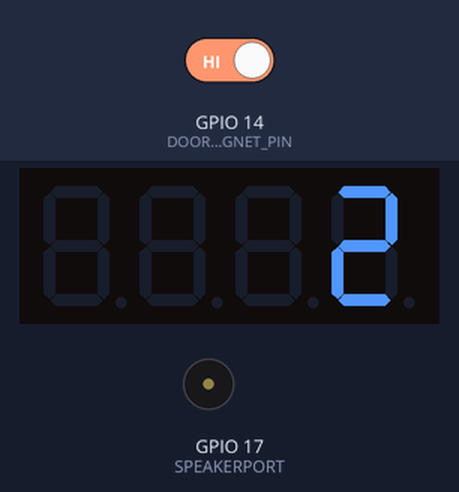
A program run on a simulated Raspberry Pi (BCM pin numbers). On the bench: 4-digit seven-segment display, buzzer (waves = sounding). Inputs (shaded band) come from the test bench; at power-on: GPIO 14 (DOOR_MAGNET_PIN) HIGH. The clock reads 2024-03-15 10:24:30 at power-on unless the program sets it; library files of the repository ran but are not shown: tm1637.py; what the program prints to the terminal is not drawn.

Above: at 2.3 s.
2.4 s: GPIO 14 (DOOR_MAGNET_PIN) driven LOW
At 2.99 s:
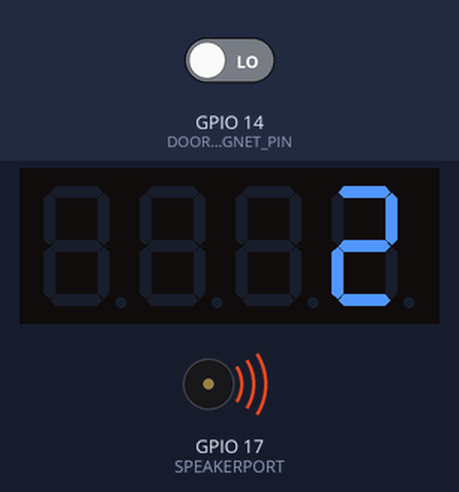
At 5.2 s:
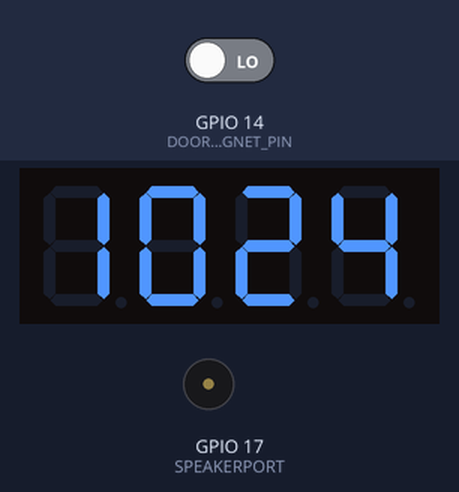
Timing chart, 0 to 6.7 s (numbered marks = the images above; inputs shaded):
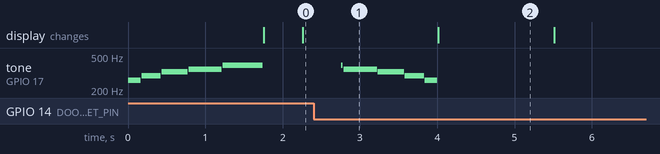

Measured:
- after the input at 2.4 s, tone on GPIO 17 (SPEAKERPORT): plays 391 Hz for 0.02 s, 349 Hz for 0.43 s, 329 Hz for 0.34 s, 293 Hz for 0.25 s, 261 Hz for 0.16 s, starting after 0.36 s
- by itself, tone on GPIO 17 (SPEAKERPORT): plays 261 Hz for 0.16 s, 293 Hz for 0.25 s, 329 Hz for 0.34 s, 349 Hz for 0.43 s, 391 Hz for 0.52 s

The program:

door_check.py
```python
import sys
import time
import datetime
import RPi.GPIO as GPIO
import tm1637

SPEAKERPORT = 17
GPIO.setmode(GPIO.BCM)
GPIO.setup(SPEAKERPORT, GPIO.OUT)

# Number of steps from A3. Font: http://www.phy.mtu.edu/~suits/NoteFreqCalcs.html
NOTES = {
'A2': -12.0, 'Bb2': -11.0, 'B2': -10.0, 'C3': -9.0, 'Db3': -8.0, 'D3': -7.0,
'Eb3': -6.0, 'E3': -5.0, 'F3': -4.0, 'Gb3': -3.0, 'G3': -2.0, 'Ab3': -1.0,
'A3': 0.0, 'Bb3': 1.0, 'B3': 2.0, 'C4': 3.0, 'Db4': 4.0, 'D4': 5.0, 'Eb4': 6.0,
'E4': 7.0, 'F4': 8.0, 'Gb4': 9.0, 'G4': 10.0, 'Ab4': 11.0, 'A4': 12.0, 'Bb4': 13.0,
'B4': 14.0, 'C5': 15.0, 'Db5': 16.0, 'D5': 17.0, 'Eb5': 18.0, 'E5': 19.0, 'F5': 20.0, 'Gb5': 21.0, 'G5': 22.0, 'Ab5': 23.0}

# LCD 4 x 7seg
# CLK -> GPIO23 (Pin 16)
# Di0 -> GPIO24 (Pin 18)
Display = tm1637.TM1637(23,24,tm1637.BRIGHT_TYPICAL)
Display.Clear()
Display.SetBrightnes(1)


# door magnet
# GPIO.setmode(GPIO.BOARD)
DOOR_MAGNET_PIN = 14
GPIO.setup(DOOR_MAGNET_PIN, GPIO.IN, pull_up_down=GPIO.PUD_UP)


#Display.Show([0x7f, 0,0,0])
#time.sleep(3)

def tone(note, duration):

    # Font: http://www.phy.mtu.edu/~suits/NoteFreqCalcs.html
    frequency = 440.0 * (1.05946309435929530984310531 ** NOTES[note])

    p = GPIO.PWM(SPEAKERPORT, frequency)    # 50 Hertz PWM
    p.start(50) #Duty cicle: 50%
    time.sleep(duration)
    p.stop()
    time.sleep(0.01)

def opened_sound():
    tone('C3', 0.16)
    tone('D3', 0.25)
    tone('E3', 0.34)
    tone('F3', 0.43)
    tone('G3', 0.52)

def closed_sound():
    tone('G3', 0.02)
    tone('F3', 0.43)
    tone('E3', 0.34)
    tone('D3', 0.25)
    tone('C3', 0.16)


def prepareNumber(number):
    result = [];
    leading = True
    last4 = str(number)[-4:].rjust(4,'0')
    for d in str(last4):
        if (d == "0") and leading:
            result.append(0x7f)
        else:
            leading = False
            result.append(int(d))
    return result


def showTime():
    now = datetime.datetime.now()
    hour = now.hour
    minute = now.minute
    second = now.second
    currenttime = [ int(hour / 10), hour % 10, int(minute / 10), minute % 10 ]
    Display.Show(currenttime)
    Display.ShowDoublepoint(second % 2)
    time.sleep(1)


def showTimeOpened(startTime):
    print("AHOJ")
    timeOpened = datetime.datetime.now() - startTime
    print("TimeOpened: ", timeOpened)
    secondsOpened = timeOpened.seconds
    print("TimeDelta seconds: ", secondsOpened)
    Display.Show(prepareNumber(secondsOpened))


def isDoorOpen():
    if GPIO.input(DOOR_MAGNET_PIN):
        #print("Door is open")
        result = True
    else:
        result = False
        #print("Door is closed")
    return result

now = datetime.datetime.now().timestamp()
print(now)
print("--------------------------------")


wasOpened = False

while True:
    doorOpened = isDoorOpen()
    if not doorOpened and wasOpened:
        closed_sound()
    if doorOpened:
        if not wasOpened:
            doorOpenedAt = datetime.datetime.now()
            print("Dvere otevreny v:", doorOpenedAt)
            wasOpened = True
            opened_sound()
        showTimeOpened(doorOpenedAt)
    else:
        showTime()
        wasOpened = False
    time.sleep(500/1000)


'''

tick = datetime.datetime.now()

for i in range(1,1000,1):
    Display.Show(prepareNumber(i))
    #print (prepareNumber(i))
    time.sleep(1)

tock = datetime.datetime.now()
diff = tock - tick    # the result is a datetime.timedelta object
print(diff.total_seconds())
'''


print("--------------------------------")
```
